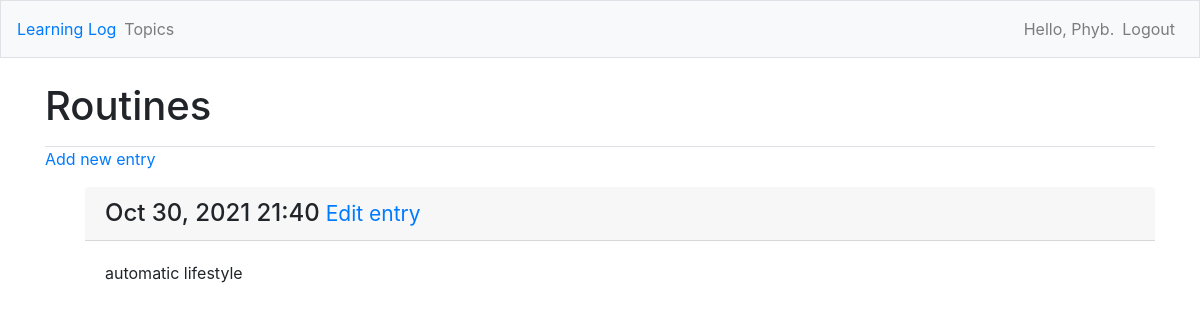
The page /topics/3/ (signed in) on the database its author committed.
### learning_logs/models.py (models this page shows, shortened)
class Topic(models.Model):
    text = models.CharField(max_length=200)
    date = models.DateTimeField(auto_now_add=True)
    owner = models.ForeignKey(User, on_delete=models.CASCADE)
    def __str__(self):
        return self.text

class Entry(models.Model):
    topic = models.ForeignKey(Topic, on_delete=models.CASCADE)
    text = models.TextField()
    date_added = models.DateTimeField(auto_now_add=True)
    class Meta:
        verbose_name_plural = 'entries'

### learning_logs/views.py (the view)
# urls.py: path('topics/<int:topic_id>/', views.topic, name='topic'),
@login_required # restricting access to logged in users
def topic(request, topic_id):
    topic = Topic.objects.get(id=topic_id)
    '''if topic.owner != request.user:  # restricting acces to topic owner
        raise Http404'''
    check_topic_owner(topic, request) # refactoring using a function to restrict access to owner
    entries = topic.entry_set.order_by('-date_added') #the minus sign is for sorting in reverse order recent first
    context = {'topic':topic, 'entries':entries}
    return render(request, 'learning_logs/topic.html', context)

### learning_logs/views.py (called while the page is built)
def check_topic_owner(topc,req):
     if topc.owner != req.user:
         raise Http404

### learning_logs/templates/learning_logs/topic.html
{% extends "learning_logs/base.html" %}
{% block page_header %}
<h1>{{topic}}</h1>
{% endblock page_header %}
{% block content %}
<p><a href="{% url 'learning_logs:new_entry' topic.id %}">Add new entry</a></p>
<ul>
    {% for entry in entries %}
    <div class="mb-3">
        <h4 class="card-header">
            {{entry.date_added|date:'M d, Y H:i'}}<small> <a href="{% url 'learning_logs:edit_entry' entry.id %}">Edit
                    entry</a></small>
        </h4>
        <div class="card-body">
            {{entry.text|linebreaks}}
        </div>
    </div>
    {% empty %}
    <P>There are no entries for this topic yet</P>
    {% endfor %}
    {% endblock content%}

### learning_logs/templates/learning_logs/base.html (shortened to what this page needs)
{% load bootstrap4 %}
<!DOCTYPE html>
<html lang='en'>
<head>
    {% bootstrap_css %}
</head>
<body>
    <nav class="navbar navbar-expand-md navbar-light bg-light mb-4 border">
        <a class="navbar_brand" href="{% url 'learning_logs:index' %}">Learning Log</a>
        <div class="collapse navbar-collapse" id="navbarCollapse">
            <ul class="navbar-nav mr-auto">
                <li class="nav-item">
                    <a class="nav-link" href="{% url 'learning_logs:topics' %}">Topics</a>
                </li>
            </ul>
            <ul class="navbar-nav ml-auto">
                {% if user.is_authenticated %}
                <li class="nav-item">
                    <span class="navbar-text" }">Hello, {{user.username}}.</span>
                </li>
                <li class="nav-item">
                    <a class="nav-link" href="{%  url 'users:logout' %}">Logout
                    </a>
                </li>
                {% endif %}
            </ul>
        </div>
    </nav>
    <main role="main" class="container">
        <div class="pb-2 mb2 border-bottom">
            {% block page_header %}{% endblock page_header %}
        </div>
        <div>
            {% block content %}
            {% endblock content %}
        </div>
    </main>
</body>
</html>

### rows shown on the page
Topic: text "Routines"
Entry: date_added "Oct 30, 2021 21:40", text "automatic lifestyle"

### other values the page prints
{{ user.username }} "Phyb"
